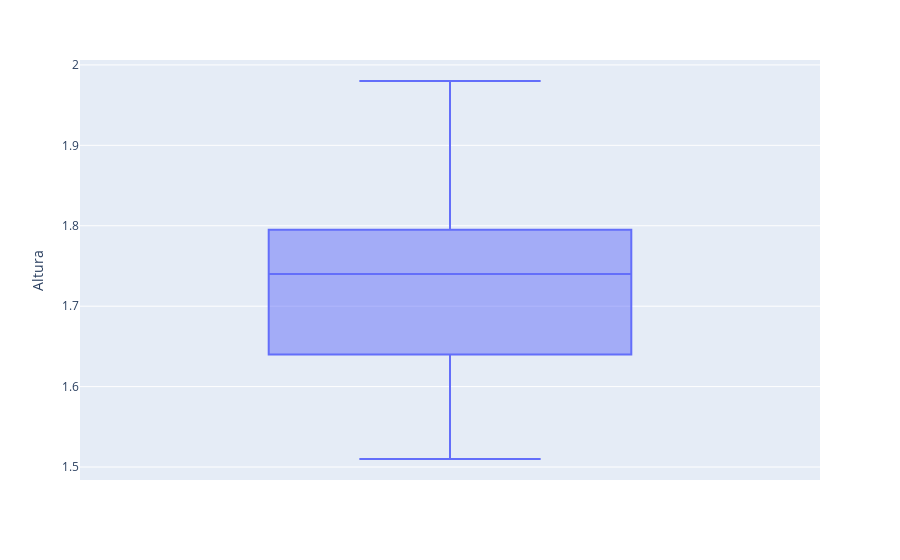

Notebook code cell kept with this figure:
### Code cell
fig2 = px.box(altura, y="Altura")
fig2.show()

### Figure 1 — Plotly figure (JSON) as saved in the notebook; plotly's stock layout.template omitted (floating-point values rounded to 4 significant figures)
{"data": [{"alignmentgroup": "True", "hovertemplate": "Altura=%{y}<extra></extra>", "legendgroup": "", "marker": {"color": "#636efa"}, "name": "", "notched": false, "offsetgroup": "", "orientation": "v", "showlegend": false, "type": "box", "x0": " ", "xaxis": "x", "y": [1.71, 1.7, 1.51, 1.51, 1.53, 1.78, 1.53, 1.53, 1.53, 1.77, 1.55, 1.77, 1.64, 1.77, 1.77, 1.55, 1.55, 1.55, 1.55, 1.56, 1.65, 1.56, 1.54, 1.57, 1.57, 1.57, 1.59, 1.61, 1.58, 1.62, 1.64, 1.62, 1.64, 1.65, 1.66, 1.68, 1.68, 1.69, 1.65, 1.63, 1.7, 1.7, 1.84, 1.7, 1.72, 1.72, 1.73, 1.74, 1.74, 1.74, 1.74, 1.65, 1.74, 1.75, 1.75, 1.75, 1.75, 1.76, 1.76, 1.76, 1.81, 1.76, 1.76, 1.77, 1.77, 1.78, 1.71, 1.78, 1.75, 1.56, 1.78, 1.78, 1.78, 1.79, 1.65, 1.79, 1.79, 1.82, 1.83, 1.83, 1.83, 1.84, 1.64, 1.85, 1.86, 1.86, 1.87, 1.88, 1.88, 1.7, 1.89, 1.89, 1.9, 1.78, 1.91, 1.91, 1.91, 1.92, 1.93, 1.95, 1.54, 1.96, 1.96, 1.96, 1.98], "y0": " ", "yaxis": "y"}], "layout": {"boxmode": "group", "legend": {"tracegroupgap": 0}, "margin": {"t": 60}, "xaxis": {"anchor": "y", "domain": [0, 1]}, "yaxis": {"anchor": "x", "domain": [0, 1], "title": {"text": "Altura"}}}}
